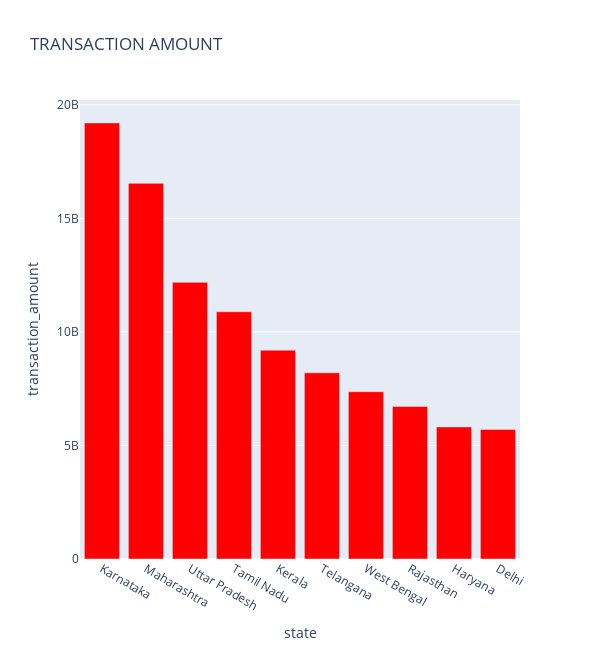
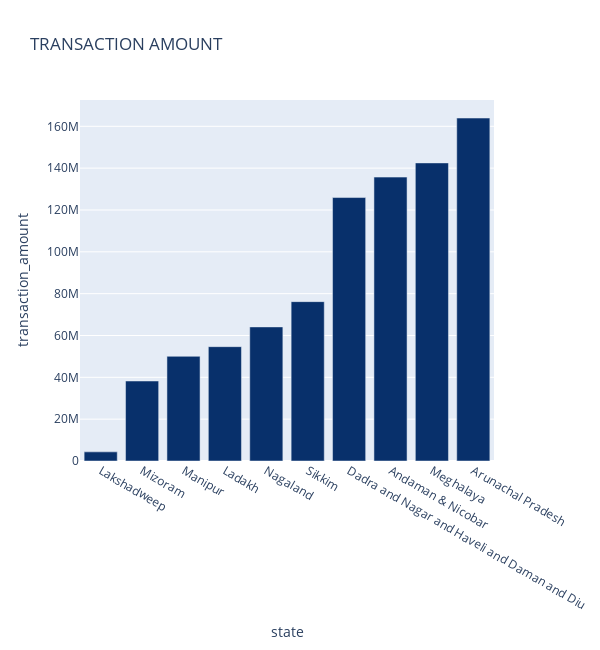

Source (notebook cell) for these figures, in order:
### Code cell
top_chart_transaction_amount("map_insurance")

### Figure 1 — Plotly figure (JSON) as saved in the notebook; plotly's stock layout.template omitted (floating-point values rounded to 4 significant figures)
{"data": [{"hovertemplate": "<b>%{hovertext}</b><br><br>state=%{x}<br>transaction_amount=%{y}<extra></extra>", "hovertext": ["Karnataka", "Maharashtra", "Uttar Pradesh", "Tamil Nadu", "Kerala", "Telangana", "West Bengal", "Rajasthan", "Haryana", "Delhi"], "legendgroup": "", "marker": {"color": "rgb(255,0,0)", "pattern": {"shape": ""}}, "name": "", "orientation": "v", "showlegend": false, "textposition": "auto", "type": "bar", "x": ["Karnataka", "Maharashtra", "Uttar Pradesh", "Tamil Nadu", "Kerala", "Telangana", "West Bengal", "Rajasthan", "Haryana", "Delhi"], "xaxis": "x", "y": [19202083929, 16541899752, 12182425465, 10888550771, 9196029549, 8197416605, 7367242673, 6717577020, 5816868589, 5707556204], "yaxis": "y"}], "layout": {"barmode": "relative", "height": 650, "legend": {"tracegroupgap": 0}, "title": {"text": "TRANSACTION AMOUNT"}, "width": 600, "xaxis": {"anchor": "y", "domain": [0, 1], "title": {"text": "state"}}, "yaxis": {"anchor": "x", "domain": [0, 1], "title": {"text": "transaction_amount"}}}}

### Figure 2 — Plotly figure (JSON) as saved in the notebook; plotly's stock layout.template omitted (floating-point values rounded to 4 significant figures)
{"data": [{"hovertemplate": "<b>%{hovertext}</b><br><br>state=%{x}<br>transaction_amount=%{y}<extra></extra>", "hovertext": ["Lakshadweep", "Mizoram", "Manipur", "Ladakh", "Nagaland", "Sikkim", "Dadra and Nagar and Haveli and Daman and Diu", "Andaman & Nicobar", "Meghalaya", "Arunachal Pradesh"], "legendgroup": "", "marker": {"color": "rgb(8,48,107)", "pattern": {"shape": ""}}, "name": "", "orientation": "v", "showlegend": false, "textposition": "auto", "type": "bar", "x": ["Lakshadweep", "Mizoram", "Manipur", "Ladakh", "Nagaland", "Sikkim", "Dadra and Nagar and Haveli and Daman and Diu", "Andaman & Nicobar", "Meghalaya", "Arunachal Pradesh"], "xaxis": "x", "y": [4368259, 38238144, 50053178, 54658331, 64096319, 76183688, 125946898, 135707544, 142501534, 163945285], "yaxis": "y"}], "layout": {"barmode": "relative", "height": 650, "legend": {"tracegroupgap": 0}, "title": {"text": "TRANSACTION AMOUNT"}, "width": 600, "xaxis": {"anchor": "y", "domain": [0, 1], "title": {"text": "state"}}, "yaxis": {"anchor": "x", "domain": [0, 1], "title": {"text": "transaction_amount"}}}}
